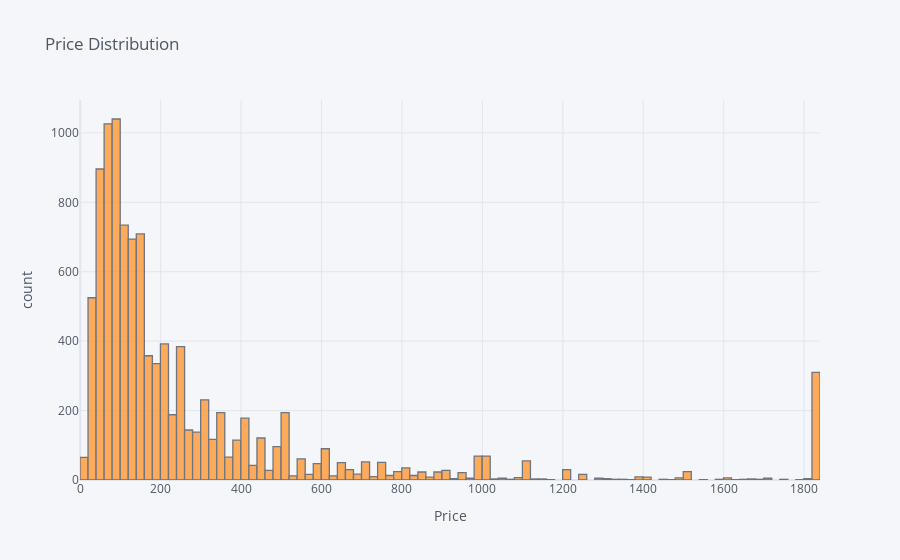

This figure's notebook cell:
### Code cell
# Percentiles can help here
print(np.percentile(data1['price'], (90, 95, 97, 99, 99.5, 99.7, 99.9, 99.95, 99.99)))

# Anything above 97 percentile ($1820) is set equal to 1820
maxedprice = round(np.percentile(data1['price'], (97)), 2)

data1['maxed_price'] = data1['price']
data1.loc[data1['price'] >= maxedprice, 'maxed_price'] = maxedprice

print('skew of price:', data1['maxed_price'].skew())

#data1['maxed_price'].plot(kind='hist', figsize=(8, 6), bins=200)
#plt.show()

# histogram still has long right tail but it is much better than the above
data1['maxed_price'].iplot(kind = 'hist', xTitle = 'Price',
                  yTitle = 'count', title = 'Price Distribution')

### Figure 1 — Plotly figure (JSON) as saved in the notebook; plotly's stock layout.template omitted (floating-point values rounded to 4 significant figures; data arrays with more than 128 entries replaced by an {"elided": "..."} marker saying what was removed)
{"data": [{"histfunc": "count", "histnorm": "", "marker": {"color": "rgba(255, 153, 51, 1.0)", "line": {"color": "#4D5663", "width": 1.3}}, "name": "maxed_price", "opacity": 0.8, "orientation": "v", "type": "histogram", "x": {"elided": "10321 int values"}}], "layout": {"barmode": "overlay", "legend": {"bgcolor": "#F5F6F9", "font": {"color": "#4D5663"}}, "paper_bgcolor": "#F5F6F9", "plot_bgcolor": "#F5F6F9", "title": {"font": {"color": "#4D5663"}, "text": "Price Distribution"}, "xaxis": {"gridcolor": "#E1E5ED", "showgrid": true, "tickfont": {"color": "#4D5663"}, "title": {"font": {"color": "#4D5663"}, "text": "Price"}, "zerolinecolor": "#E1E5ED"}, "yaxis": {"gridcolor": "#E1E5ED", "showgrid": true, "tickfont": {"color": "#4D5663"}, "title": {"font": {"color": "#4D5663"}, "text": "count"}, "zerolinecolor": "#E1E5ED"}}}
